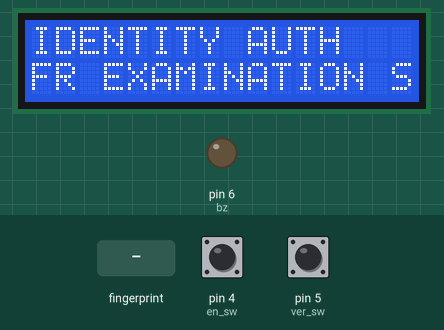
Bench run of a sketch on a simulated Arduino Uno, built with avr-gcc and run on an emulated ATmega328P. Shown: 16×2 character LCD, output pins drawn as LEDs (lit = HIGH). The inputs (shaded band) are chosen by the test bench; at power-on: pin 5 (ver_sw) HIGH, pin 4 (en_sw) HIGH. What the sketch prints to the serial monitor is not drawn.

Above: at 4.3 s.
7.5 s: pin 5 (ver_sw) pulled LOW for 0.15 s
At 10.4 s:
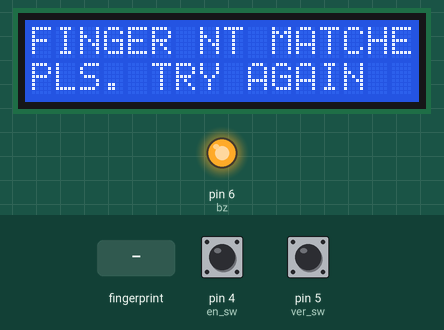
10.6 s: pin 4 (en_sw) pulled LOW for 3.2 s
At 13.7 s:
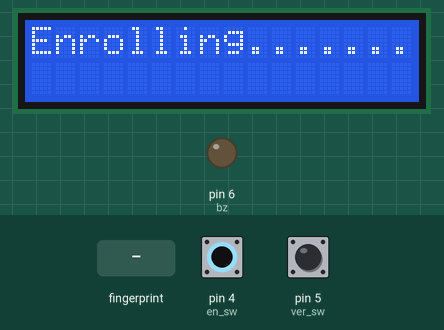
15.3 s: finger stored as number 1 placed on the sensor
At 17.0 s:
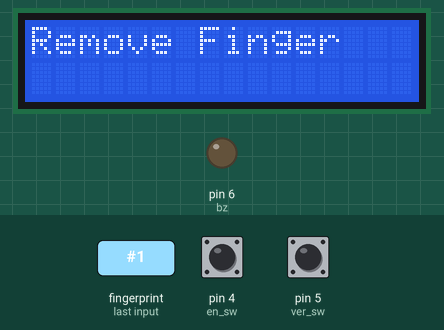
18.3 s: finger stored as number 1 placed on the sensor
At 21.4 s:
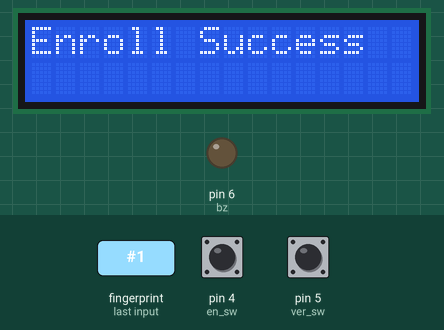
Timing chart, 0 to 22.3 s (numbered marks = the images above; inputs shaded):
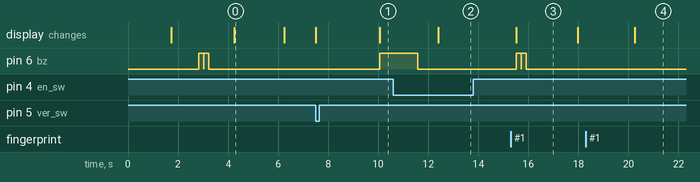

Measured:
- after the input at 7.5 s, pin 6 (bz): LOW → HIGH after 2.6 s; the display: first changes at once (image 1 shows a later state)
- after the input at 10.6 s, the display: first differs from a run without the input after 1.8 s (image 2)
- after the input at 15.3 s, pin 6 (bz): alternates HIGH for 0.20 s and LOW for 0.01 s, 4 changes in all, then stays LOW, starting after 0.21 s; the display: changes after 0.21 s (image 3)
- after the input at 18.3 s, the display: changes after 2.0 s (image 4)
- what the display in image 0 shows lasts 2.0 s, from 4.2 s to 6.2 s
- what the display in image 3 shows lasts 2.5 s, from 15.5 s to 18.0 s

The sketch:

Identification_and_authentication_for_exam.ino
```cpp
#include <Adafruit_Fingerprint.h>
#include<LiquidCrystal.h>
#include <SoftwareSerial.h>

SoftwareSerial mySerial (2,3);
SoftwareSerial pc (12,13);
LiquidCrystal lcd (A0,A1,A2,A3,A4,A5);

///////////////////// finger print //////////////////////

#define en_sw  4
#define ver_sw 5
#define bz     6

Adafruit_Fingerprint finger = Adafruit_Fingerprint(&mySerial);

uint8_t id=0;
int i=0;
int flagg = 1;

int getFingerprintIDez();

void setup()
{
  Serial.begin(9600);
  pc.begin(9600);
  pc.listen();
  delay(100);
  pc.println("IDENTITY AUTHENTICATION FOR EXAMINATION SYSTEM  ");
  delay(1000);
  mySerial.listen();
  delay(500);
  pinMode(en_sw,INPUT_PULLUP);
  pinMode(ver_sw,INPUT_PULLUP);
  pinMode(bz,OUTPUT);

 lcd.begin(16,2);

 lcd.clear();
 lcd.setCursor(4,0);
 lcd.print("WELCOME");
 lcd.setCursor(0,1);
 lcd.print(" .............. ");

 Serial.println(F("WELCOME"));

 while (!Serial);  // For Yun/Leo/Micro/Zero/...
  delay(100);
  Serial.println(F("\n\nAdafruit Fingerprint sensor enrollment & Verify"));


  finger.begin(9600);


  if (finger.verifyPassword()) {
    Serial.println(F("Found fingerprint sensor!"));
  } else {
    Serial.println(F("Did not find fingerprint sensor :("));
    while (1) { delay(1); }
  }

///////////////////////////////////////////////////////////////

 buz();
 delay(1000);
 lcd.setCursor(0,0);
 lcd.print("IDENTITY AUTH       ");
 lcd.setCursor(0,1);
 lcd.print("FR EXAMINATION S/M    ");
  Serial.println(F("IDENTITY AUTHENTICATION FOR EXAMINATION SYSTEM  "));
 delay(2000);


}


uint8_t readnumber(void) {
  uint8_t num = 0;

  while (num == 0) {
    while (! Serial.available());
    num = Serial.parseInt();
  }
  return num;
}


void loop()                     // run over and over again
{
  lcd.clear();
      if(digitalRead(en_sw)==0)      {
      id++;
      Serial.print(F("Enrolling ID #"));
      Serial.println(id);
      lcd.setCursor(0,0);
      lcd.print("Enrolling.......");
      delay(500);
      while (!  getFingerprintEnroll() );
      }

      if(digitalRead(ver_sw)==0)
      {
            lcd.setCursor(0,0);
            lcd.print("Ver.Finger To Acc");
            delay(2000);
            flagg = 1;
            finger.getTemplateCount();
            Serial.print("Sensor contains "); Serial.print(finger.templateCount); Serial.println(" templates");
            Serial.println("Waiting for valid finger...");
            int ID;
            ID=getFingerprintIDez();//returns  Finger Id
            delay(500);            //don't ned to run this at full speed.

            if (ID > 0)
            {
            Serial.println(F("Match Found With ID "));

            lcd.setCursor(0,0);
            lcd.print("FINGER MATCHED          ");
            lcd.setCursor(0,1);
            lcd.print("PERSON - ");
            lcd.print(String(ID)+"             ");
            delay(200);

  pc.listen();
  delay(100);
  pc.println("FINGER PRINT MATCHED");
  delay(100);
  pc.print("PERSOR-");
  delay(100);
  pc.println(String(ID)+"             ");
  delay(100);
  mySerial.listen();
  delay(500);
            lcd.clear();
          }

          else{
            Serial.println("Match Not Found");

            lcd.setCursor(0,0);
            lcd.print("FINGER NT MATCHED");
            lcd.setCursor(0,1);
            lcd.print("PLS. TRY AGAIN     ");

            digitalWrite(bz,HIGH);delay(1500);digitalWrite(bz,LOW);

             pc.listen();
             delay(100);
  pc.println("FINGER PRINT NOT MATCHED");
  delay(200);
  mySerial.listen();
  delay(500);

            lcd.clear();
            }
      }
} // Loop End
//////////////////////// INIT GSM/SMS SENDING START //////////////////////////////
void buz()
{
  digitalWrite(bz,1);
  delay(200);
  digitalWrite(bz,0);
  delay(10);
  digitalWrite(bz,1);
  delay(200);
  digitalWrite(bz,0);
}
/////////////////////////////////////////////////////////////////////////

//////////////  Enroll   ///////////////////

uint8_t getFingerprintEnroll() {

  int p = -1;
  Serial.print("Waiting for valid finger to enroll as #"); Serial.println(id);
  while (p != FINGERPRINT_OK) {
    p = finger.getImage();
    switch (p) {
    case FINGERPRINT_OK:
      Serial.println("Image taken");
      break;
    case FINGERPRINT_NOFINGER:
      Serial.println(".");
      break;
    case FINGERPRINT_PACKETRECIEVEERR:
      Serial.println("Communication error");
      break;
    case FINGERPRINT_IMAGEFAIL:
      Serial.println("Imaging error");
      break;
    default:
      Serial.println("Unknown error");
      break;
    }
  }

  // OK success!

  p = finger.image2Tz(1);
  switch (p) {
    case FINGERPRINT_OK:
      Serial.println("Image converted");
      break;
    case FINGERPRINT_IMAGEMESS:
      Serial.println("Image too messy");
      return p;
    case FINGERPRINT_PACKETRECIEVEERR:
      Serial.println("Communication error");
      return p;
    case FINGERPRINT_FEATUREFAIL:
      Serial.println("Could not find fingerprint features");
      return p;
    case FINGERPRINT_INVALIDIMAGE:
      Serial.println("Could not find fingerprint features");
      return p;
    default:
      Serial.println("Unknown error");
      return p;
  }

  Serial.println("Remove finger");
  lcd.setCursor(0,0);
  lcd.print("Remove Finger   ");
  buz();
  delay(2000);
  p = 0;
  while (p != FINGERPRINT_NOFINGER) {
    p = finger.getImage();
  }
  Serial.print("ID "); Serial.println(id);
  p = -1;
  Serial.println("Place same finger again");
 // lcd.clear();
  lcd.setCursor(0,0);
  lcd.print("Put Finger Again");
  delay(2000);
  while (p != FINGERPRINT_OK) {
    p = finger.getImage();
    switch (p) {
    case FINGERPRINT_OK:
      Serial.println("Image taken");
      break;
    case FINGERPRINT_NOFINGER:
      Serial.print(".");
      break;
    case FINGERPRINT_PACKETRECIEVEERR:
      Serial.println("Communication error");
      break;
    case FINGERPRINT_IMAGEFAIL:
      Serial.println("Imaging error");
      break;
    default:
      Serial.println("Unknown error");
      break;
    }
  }

  // OK success!

  p = finger.image2Tz(2);
  switch (p) {
    case FINGERPRINT_OK:
      Serial.println("Image converted");
      break;
    case FINGERPRINT_IMAGEMESS:
      Serial.println("Image too messy");
      return p;
    case FINGERPRINT_PACKETRECIEVEERR:
      Serial.println("Communication error");
      return p;
    case FINGERPRINT_FEATUREFAIL:
      Serial.println("Could not find fingerprint features");
      return p;
    case FINGERPRINT_INVALIDIMAGE:
      Serial.println("Could not find fingerprint features");
      return p;
    default:
      Serial.println("Unknown error");
      return p;
  }

  // OK converted!
  Serial.print("Creating model for #");  Serial.println(id);

  p = finger.createModel();
  if (p == FINGERPRINT_OK) {
    Serial.println("Prints matched!");
  } else if (p == FINGERPRINT_PACKETRECIEVEERR) {
    Serial.println("Communication error");
    return p;
  } else if (p == FINGERPRINT_ENROLLMISMATCH) {
    Serial.println("Fingerprints did not match");
    return p;
  } else {
    Serial.println("Unknown error");
    return p;
  }

  Serial.print("ID "); Serial.println(id);
  p = finger.storeModel(id);
  if (p == FINGERPRINT_OK) {
    Serial.println("Stored!");
 //   lcd.clear();
  lcd.setCursor(0,0);
  lcd.print("Enroll Success  ");
  } else if (p == FINGERPRINT_PACKETRECIEVEERR) {
    Serial.println("Communication error");
    return p;
  } else if (p == FINGERPRINT_BADLOCATION) {
    Serial.println("Could not store in that location");
    return p;
  } else if (p == FINGERPRINT_FLASHERR) {
    Serial.println("Error writing to flash");
    return p;
  } else {
    Serial.println("Unknown error");
    return p;
  }
}
//////////////  Enroll End  ///////////////////

//////////////   Verify    ///////////////////

uint8_t getFingerprintID() {
  uint8_t p = finger.getImage();
  switch (p) {
    case FINGERPRINT_OK:
      Serial.println("Image taken");
      break;
    case FINGERPRINT_NOFINGER:
      Serial.println("No finger detected");
      return p;
    case FINGERPRINT_PACKETRECIEVEERR:
      Serial.println("Communication error");
      return p;
    case FINGERPRINT_IMAGEFAIL:
      Serial.println("Imaging error");
      return p;
    default:
      Serial.println("Unknown error");
      return p;
  }

  // OK success!

  p = finger.image2Tz();
  switch (p) {
    case FINGERPRINT_OK:
      Serial.println("Image converted");
      break;
    case FINGERPRINT_IMAGEMESS:
      Serial.println("Image too messy");
      return p;
    case FINGERPRINT_PACKETRECIEVEERR:
      Serial.println("Communication error");
      return p;
    case FINGERPRINT_FEATUREFAIL:
      Serial.println("Could not find fingerprint features");
      return p;
    case FINGERPRINT_INVALIDIMAGE:
      Serial.println("Could not find fingerprint features");
      return p;
    default:
      Serial.println("Unknown error");
      return p;
  }

  // OK converted!
  p = finger.fingerFastSearch();
  if (p == FINGERPRINT_OK) {
    Serial.println("Found a print match!");
  } else if (p == FINGERPRINT_PACKETRECIEVEERR) {
    Serial.println("Communication error");
    return p;
  } else if (p == FINGERPRINT_NOTFOUND) {
    Serial.println("Did not find a match");
    return p;
  } else {
    Serial.println("Unknown error");
    return p;
  }

  // found a match!
  Serial.print("Found ID #"); Serial.print(finger.fingerID);
  Serial.print(" with confidence of "); Serial.println(finger.confidence);

  return finger.fingerID;
}

// returns -1 if failed, otherwise returns ID #
int getFingerprintIDez() {
  uint8_t p = finger.getImage();
  if (p != FINGERPRINT_OK)  return -1;

  p = finger.image2Tz();
  if (p != FINGERPRINT_OK)  return -1;

  p = finger.fingerFastSearch();
  if (p != FINGERPRINT_OK)  return -1;

  // found a match!
  Serial.print("Found ID #"); Serial.print(finger.fingerID);
  Serial.print(" with confidence of "); Serial.println(finger.confidence);
  return finger.fingerID;
}
////////////// Verify End ////////////////////
//___________________________________________//
```
